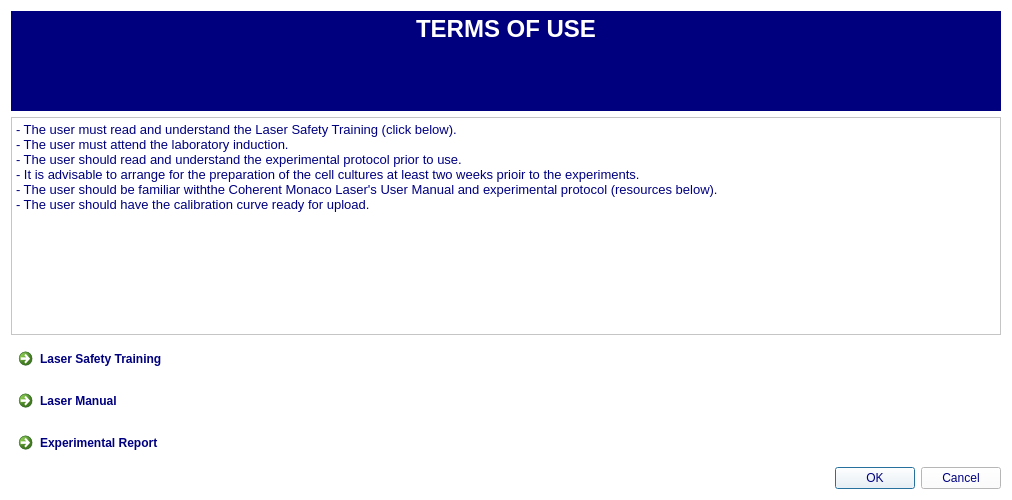
<?xml version="1.0" encoding="UTF-8"?>
<ui version="4.0">
 <class>Terms_of_use</class>
 <widget class="QDialog" name="Terms_of_use">
  <property name="geometry">
   <rect>
    <x>0</x>
    <y>0</y>
    <width>1012</width>
    <height>500</height>
   </rect>
  </property>
  <property name="minimumSize">
   <size>
    <width>800</width>
    <height>500</height>
   </size>
  </property>
  <property name="windowTitle">
   <string>Py2Pulse Terms of Use</string>
  </property>
  <property name="windowIcon">
   <iconset resource="../../icons.qrc">
    <normaloff>:/Icons/QTIcons/Laser2.png</normaloff>:/Icons/QTIcons/Laser2.png</iconset>
  </property>
  <property name="styleSheet">
   <string notr="true">color: rgb(0, 0, 127);
background-color: rgb(255, 255, 255);</string>
  </property>
  <layout class="QVBoxLayout" name="verticalLayout">
   <item>
    <widget class="QTextBrowser" name="textBrowser_49">
     <property name="maximumSize">
      <size>
       <width>16777215</width>
       <height>100</height>
      </size>
     </property>
     <property name="styleSheet">
      <string notr="true">background-color: rgb(0, 0, 127);</string>
     </property>
     <property name="frameShape">
      <enum>QFrame::NoFrame</enum>
     </property>
     <property name="html">
      <string>&lt;!DOCTYPE HTML PUBLIC &quot;-//W3C//DTD HTML 4.0//EN&quot; &quot;http://www.w3.org/TR/REC-html40/strict.dtd&quot;&gt;
&lt;html&gt;&lt;head&gt;&lt;meta name=&quot;qrichtext&quot; content=&quot;1&quot; /&gt;&lt;style type=&quot;text/css&quot;&gt;
p, li { white-space: pre-wrap; }
&lt;/style&gt;&lt;/head&gt;&lt;body style=&quot; font-family:'MS Shell Dlg 2'; font-size:8pt; font-weight:400; font-style:normal;&quot;&gt;
&lt;p align=&quot;center&quot; style=&quot; margin-top:12px; margin-bottom:12px; margin-left:0px; margin-right:0px; -qt-block-indent:0; text-indent:0px;&quot;&gt;&lt;span style=&quot; font-family:'Eras Bold ITC'; font-size:18pt; font-weight:600; color:#ffffff;&quot;&gt;TERMS OF USE&lt;/span&gt;&lt;/p&gt;&lt;/body&gt;&lt;/html&gt;</string>
     </property>
    </widget>
   </item>
   <item>
    <widget class="QTextBrowser" name="textBrowser_17">
     <property name="frameShape">
      <enum>QFrame::StyledPanel</enum>
     </property>
     <property name="html">
      <string>&lt;!DOCTYPE HTML PUBLIC &quot;-//W3C//DTD HTML 4.0//EN&quot; &quot;http://www.w3.org/TR/REC-html40/strict.dtd&quot;&gt;
&lt;html&gt;&lt;head&gt;&lt;meta name=&quot;qrichtext&quot; content=&quot;1&quot; /&gt;&lt;style type=&quot;text/css&quot;&gt;
p, li { white-space: pre-wrap; }
&lt;/style&gt;&lt;/head&gt;&lt;body style=&quot; font-family:'MS Shell Dlg 2'; font-size:8pt; font-weight:400; font-style:normal;&quot;&gt;
&lt;p style=&quot; margin-top:0px; margin-bottom:0px; margin-left:0px; margin-right:0px; -qt-block-indent:0; text-indent:0px;&quot;&gt;&lt;span style=&quot; font-family:'Eras Medium ITC'; font-size:10pt; color:#00007f;&quot;&gt;- The user must read and understand the Laser Safety Training (click below).&lt;/span&gt;&lt;/p&gt;
&lt;p style=&quot; margin-top:0px; margin-bottom:0px; margin-left:0px; margin-right:0px; -qt-block-indent:0; text-indent:0px;&quot;&gt;&lt;span style=&quot; font-family:'Eras Medium ITC'; font-size:10pt; color:#00007f;&quot;&gt;- The user must attend the laboratory induction.&lt;/span&gt;&lt;/p&gt;
&lt;p style=&quot; margin-top:0px; margin-bottom:0px; margin-left:0px; margin-right:0px; -qt-block-indent:0; text-indent:0px;&quot;&gt;&lt;span style=&quot; font-family:'Eras Medium ITC'; font-size:10pt; color:#00007f;&quot;&gt;- The user should read and understand the experimental protocol prior to use.&lt;/span&gt;&lt;/p&gt;
&lt;p style=&quot; margin-top:0px; margin-bottom:0px; margin-left:0px; margin-right:0px; -qt-block-indent:0; text-indent:0px;&quot;&gt;&lt;span style=&quot; font-family:'Eras Medium ITC'; font-size:10pt; color:#00007f;&quot;&gt;- It is advisable to arrange for the preparation of the cell cultures at least two weeks prioir to the experiments.&lt;/span&gt;&lt;/p&gt;
&lt;p style=&quot; margin-top:0px; margin-bottom:0px; margin-left:0px; margin-right:0px; -qt-block-indent:0; text-indent:0px;&quot;&gt;&lt;span style=&quot; font-family:'Eras Medium ITC'; font-size:10pt; color:#00007f;&quot;&gt;- The user should be familiar withthe Coherent Monaco Laser's User Manual and experimental protocol (resources below).&lt;/span&gt;&lt;/p&gt;
&lt;p style=&quot; margin-top:0px; margin-bottom:0px; margin-left:0px; margin-right:0px; -qt-block-indent:0; text-indent:0px;&quot;&gt;&lt;span style=&quot; font-family:'Eras Medium ITC'; font-size:10pt; color:#00007f;&quot;&gt;- The user should have the calibration curve ready for upload.&lt;/span&gt;&lt;/p&gt;&lt;/body&gt;&lt;/html&gt;</string>
     </property>
    </widget>
   </item>
   <item>
    <widget class="QCommandLinkButton" name="TrainingButton">
     <property name="palette">
      <palette>
       <active>
        <colorrole role="WindowText">
         <brush brushstyle="SolidPattern">
          <color alpha="255">
           <red>0</red>
           <green>0</green>
           <blue>127</blue>
          </color>
         </brush>
        </colorrole>
        <colorrole role="Button">
         <brush brushstyle="SolidPattern">
          <color alpha="255">
           <red>255</red>
           <green>255</green>
           <blue>255</blue>
          </color>
         </brush>
        </colorrole>
        <colorrole role="Text">
         <brush brushstyle="SolidPattern">
          <color alpha="255">
           <red>0</red>
           <green>0</green>
           <blue>127</blue>
          </color>
         </brush>
        </colorrole>
        <colorrole role="ButtonText">
         <brush brushstyle="SolidPattern">
          <color alpha="255">
           <red>0</red>
           <green>0</green>
           <blue>127</blue>
          </color>
         </brush>
        </colorrole>
        <colorrole role="Base">
         <brush brushstyle="SolidPattern">
          <color alpha="255">
           <red>255</red>
           <green>255</green>
           <blue>255</blue>
          </color>
         </brush>
        </colorrole>
        <colorrole role="Window">
         <brush brushstyle="SolidPattern">
          <color alpha="255">
           <red>255</red>
           <green>255</green>
           <blue>255</blue>
          </color>
         </brush>
        </colorrole>
       </active>
       <inactive>
        <colorrole role="WindowText">
         <brush brushstyle="SolidPattern">
          <color alpha="255">
           <red>0</red>
           <green>0</green>
           <blue>127</blue>
          </color>
         </brush>
        </colorrole>
        <colorrole role="Button">
         <brush brushstyle="SolidPattern">
          <color alpha="255">
           <red>255</red>
           <green>255</green>
           <blue>255</blue>
          </color>
         </brush>
        </colorrole>
        <colorrole role="Text">
         <brush brushstyle="SolidPattern">
          <color alpha="255">
           <red>0</red>
           <green>0</green>
           <blue>127</blue>
          </color>
         </brush>
        </colorrole>
        <colorrole role="ButtonText">
         <brush brushstyle="SolidPattern">
          <color alpha="255">
           <red>0</red>
           <green>0</green>
           <blue>127</blue>
          </color>
         </brush>
        </colorrole>
        <colorrole role="Base">
         <brush brushstyle="SolidPattern">
          <color alpha="255">
           <red>255</red>
           <green>255</green>
           <blue>255</blue>
          </color>
         </brush>
        </colorrole>
        <colorrole role="Window">
         <brush brushstyle="SolidPattern">
          <color alpha="255">
           <red>255</red>
           <green>255</green>
           <blue>255</blue>
          </color>
         </brush>
        </colorrole>
       </inactive>
       <disabled>
        <colorrole role="WindowText">
         <brush brushstyle="SolidPattern">
          <color alpha="255">
           <red>0</red>
           <green>0</green>
           <blue>127</blue>
          </color>
         </brush>
        </colorrole>
        <colorrole role="Button">
         <brush brushstyle="SolidPattern">
          <color alpha="255">
           <red>255</red>
           <green>255</green>
           <blue>255</blue>
          </color>
         </brush>
        </colorrole>
        <colorrole role="Text">
         <brush brushstyle="SolidPattern">
          <color alpha="255">
           <red>0</red>
           <green>0</green>
           <blue>127</blue>
          </color>
         </brush>
        </colorrole>
        <colorrole role="ButtonText">
         <brush brushstyle="SolidPattern">
          <color alpha="255">
           <red>0</red>
           <green>0</green>
           <blue>127</blue>
          </color>
         </brush>
        </colorrole>
        <colorrole role="Base">
         <brush brushstyle="SolidPattern">
          <color alpha="255">
           <red>255</red>
           <green>255</green>
           <blue>255</blue>
          </color>
         </brush>
        </colorrole>
        <colorrole role="Window">
         <brush brushstyle="SolidPattern">
          <color alpha="255">
           <red>255</red>
           <green>255</green>
           <blue>255</blue>
          </color>
         </brush>
        </colorrole>
       </disabled>
      </palette>
     </property>
     <property name="cursor">
      <cursorShape>PointingHandCursor</cursorShape>
     </property>
     <property name="toolTipDuration">
      <number>0</number>
     </property>
     <property name="styleSheet">
      <string notr="true">font: 12pt &quot;Eras Medium ITC&quot;;
border-color: rgb(17, 53, 196);</string>
     </property>
     <property name="text">
      <string>Laser Safety Training</string>
     </property>
     <property name="icon">
      <iconset resource="../../icons.qrc">
       <normaloff>:/Icons/QTIcons/InfoDark.png</normaloff>:/Icons/QTIcons/InfoDark.png</iconset>
     </property>
    </widget>
   </item>
   <item>
    <widget class="QCommandLinkButton" name="LaserManualButton">
     <property name="minimumSize">
      <size>
       <width>1000</width>
       <height>0</height>
      </size>
     </property>
     <property name="cursor">
      <cursorShape>PointingHandCursor</cursorShape>
     </property>
     <property name="toolTipDuration">
      <number>0</number>
     </property>
     <property name="styleSheet">
      <string notr="true">font: 12pt &quot;Eras Medium ITC&quot;;</string>
     </property>
     <property name="text">
      <string>Laser Manual</string>
     </property>
     <property name="icon">
      <iconset resource="../../icons.qrc">
       <normaloff>:/Icons/QTIcons/InfoDark.png</normaloff>:/Icons/QTIcons/InfoDark.png</iconset>
     </property>
    </widget>
   </item>
   <item>
    <widget class="QCommandLinkButton" name="ReportButton">
     <property name="cursor">
      <cursorShape>PointingHandCursor</cursorShape>
     </property>
     <property name="toolTipDuration">
      <number>0</number>
     </property>
     <property name="styleSheet">
      <string notr="true">font: 12pt &quot;Eras Medium ITC&quot;;</string>
     </property>
     <property name="text">
      <string>Experimental Report</string>
     </property>
     <property name="icon">
      <iconset resource="../../icons.qrc">
       <normaloff>:/Icons/QTIcons/InfoDark.png</normaloff>:/Icons/QTIcons/InfoDark.png</iconset>
     </property>
    </widget>
   </item>
   <item>
    <widget class="QDialogButtonBox" name="buttonBox">
     <property name="orientation">
      <enum>Qt::Horizontal</enum>
     </property>
     <property name="standardButtons">
      <set>QDialogButtonBox::Cancel|QDialogButtonBox::Ok</set>
     </property>
    </widget>
   </item>
  </layout>
 </widget>
 <resources>
  <include location="../../icons.qrc"/>
 </resources>
 <connections>
  <connection>
   <sender>buttonBox</sender>
   <signal>accepted()</signal>
   <receiver>Terms_of_use</receiver>
   <slot>accept()</slot>
   <hints>
    <hint type="sourcelabel">
     <x>248</x>
     <y>254</y>
    </hint>
    <hint type="destinationlabel">
     <x>157</x>
     <y>274</y>
    </hint>
   </hints>
  </connection>
  <connection>
   <sender>buttonBox</sender>
   <signal>rejected()</signal>
   <receiver>Terms_of_use</receiver>
   <slot>reject()</slot>
   <hints>
    <hint type="sourcelabel">
     <x>316</x>
     <y>260</y>
    </hint>
    <hint type="destinationlabel">
     <x>286</x>
     <y>274</y>
    </hint>
   </hints>
  </connection>
 </connections>
</ui>
